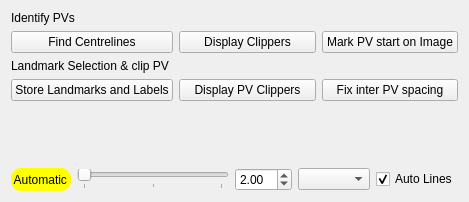
<?xml version="1.0" encoding="UTF-8"?>
<ui version="4.0">
 <class>AtrialFibresClipperViewControls</class>
 <widget class="QWidget" name="AtrialFibresClipperViewControls">
  <property name="geometry">
   <rect>
    <x>0</x>
    <y>0</y>
    <width>469</width>
    <height>202</height>
   </rect>
  </property>
  <property name="windowTitle">
   <string>QmitkTemplate</string>
  </property>
  <layout class="QVBoxLayout" name="verticalLayout">
   <item>
    <layout class="QGridLayout" name="gridLayout">
     <item row="3" column="1">
      <widget class="QPushButton" name="button_auto2_clippers">
       <property name="text">
        <string>Display PV Clippers</string>
       </property>
      </widget>
     </item>
     <item row="1" column="0">
      <widget class="QPushButton" name="button_man1_ctrlines">
       <property name="text">
        <string>Find Centrelines</string>
       </property>
      </widget>
     </item>
     <item row="1" column="1">
      <widget class="QPushButton" name="button_man2_clippers">
       <property name="text">
        <string>Display Clippers</string>
       </property>
      </widget>
     </item>
     <item row="0" column="0">
      <widget class="QLabel" name="label_man">
       <property name="text">
        <string>Identify PVs</string>
       </property>
      </widget>
     </item>
     <item row="3" column="0">
      <widget class="QPushButton" name="button_auto1_savelabels">
       <property name="text">
        <string>Store Landmarks and Labels</string>
       </property>
      </widget>
     </item>
     <item row="3" column="2">
      <widget class="QPushButton" name="button_auto3_spacing">
       <property name="text">
        <string>Fix inter PV spacing</string>
       </property>
      </widget>
     </item>
     <item row="1" column="2">
      <widget class="QPushButton" name="button_man3_clipseg">
       <property name="text">
        <string>Mark PV start on Image</string>
       </property>
      </widget>
     </item>
     <item row="2" column="0">
      <widget class="QLabel" name="label_auto">
       <property name="text">
        <string>Landmark Selection &amp; clip PV</string>
       </property>
      </widget>
     </item>
    </layout>
   </item>
   <item>
    <widget class="QVTKOpenGLWidget" name="widget_1" native="true">
     <property name="sizePolicy">
      <sizepolicy hsizetype="MinimumExpanding" vsizetype="MinimumExpanding">
       <horstretch>0</horstretch>
       <verstretch>0</verstretch>
      </sizepolicy>
     </property>
    </widget>
   </item>
   <item>
    <layout class="QHBoxLayout" name="horizontalLayout_2">
     <item>
      <widget class="QLabel" name="label">
       <property name="styleSheet">
        <string notr="true">border-width: 1px;
border-color: black;
border-radius: 10px;
background-color: yellow;</string>
       </property>
       <property name="text">
        <string> Automatic </string>
       </property>
      </widget>
     </item>
     <item>
      <widget class="QSlider" name="slider">
       <property name="maximum">
        <number>2</number>
       </property>
       <property name="orientation">
        <enum>Qt::Horizontal</enum>
       </property>
       <property name="tickPosition">
        <enum>QSlider::TicksBelow</enum>
       </property>
      </widget>
     </item>
     <item>
      <widget class="QDoubleSpinBox" name="spinBox">
       <property name="minimum">
        <double>1.000000000000000</double>
       </property>
       <property name="maximum">
        <double>20.000000000000000</double>
       </property>
       <property name="singleStep">
        <double>0.020000000000000</double>
       </property>
       <property name="value">
        <double>2.000000000000000</double>
       </property>
      </widget>
     </item>
     <item>
      <widget class="QComboBox" name="comboBox"/>
     </item>
     <item>
      <widget class="QCheckBox" name="checkBox">
       <property name="text">
        <string>Auto Lines</string>
       </property>
       <property name="checked">
        <bool>true</bool>
       </property>
      </widget>
     </item>
    </layout>
   </item>
  </layout>
 </widget>
 <layoutdefault spacing="6" margin="11"/>
 <customwidgets>
  <customwidget>
   <class>QVTKOpenGLWidget</class>
   <extends>QWidget</extends>
   <header>QVTKOpenGLWidget.h</header>
   <container>1</container>
  </customwidget>
 </customwidgets>
 <resources/>
 <connections/>
</ui>
